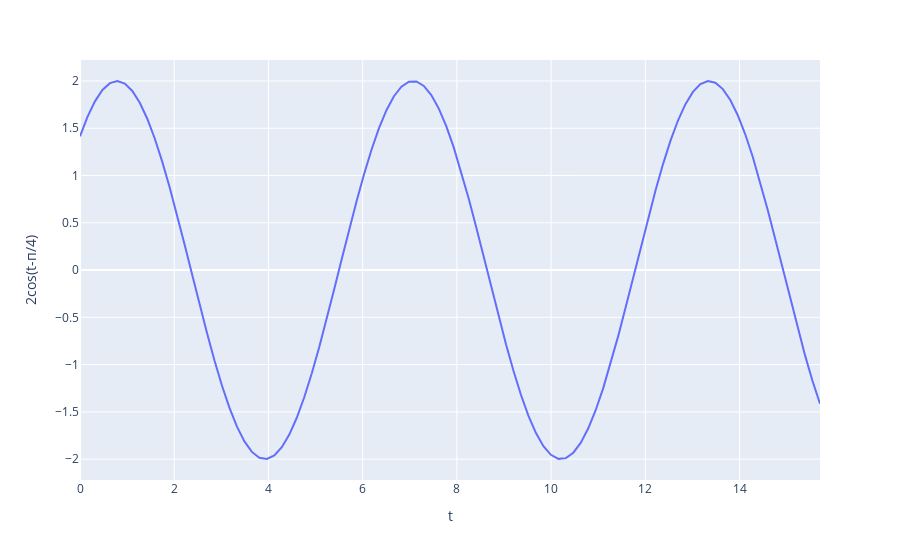

Here is the notebook cell this chart was saved with:
### Code cell
t = np.linspace(0, 5*np.pi, 100)
phase = np.pi/4
fig = px.line(x=t, y=2*np.cos(t-phase), labels={'x':'t', 'y':'2cos(t-п/4)'})
fig.show()
